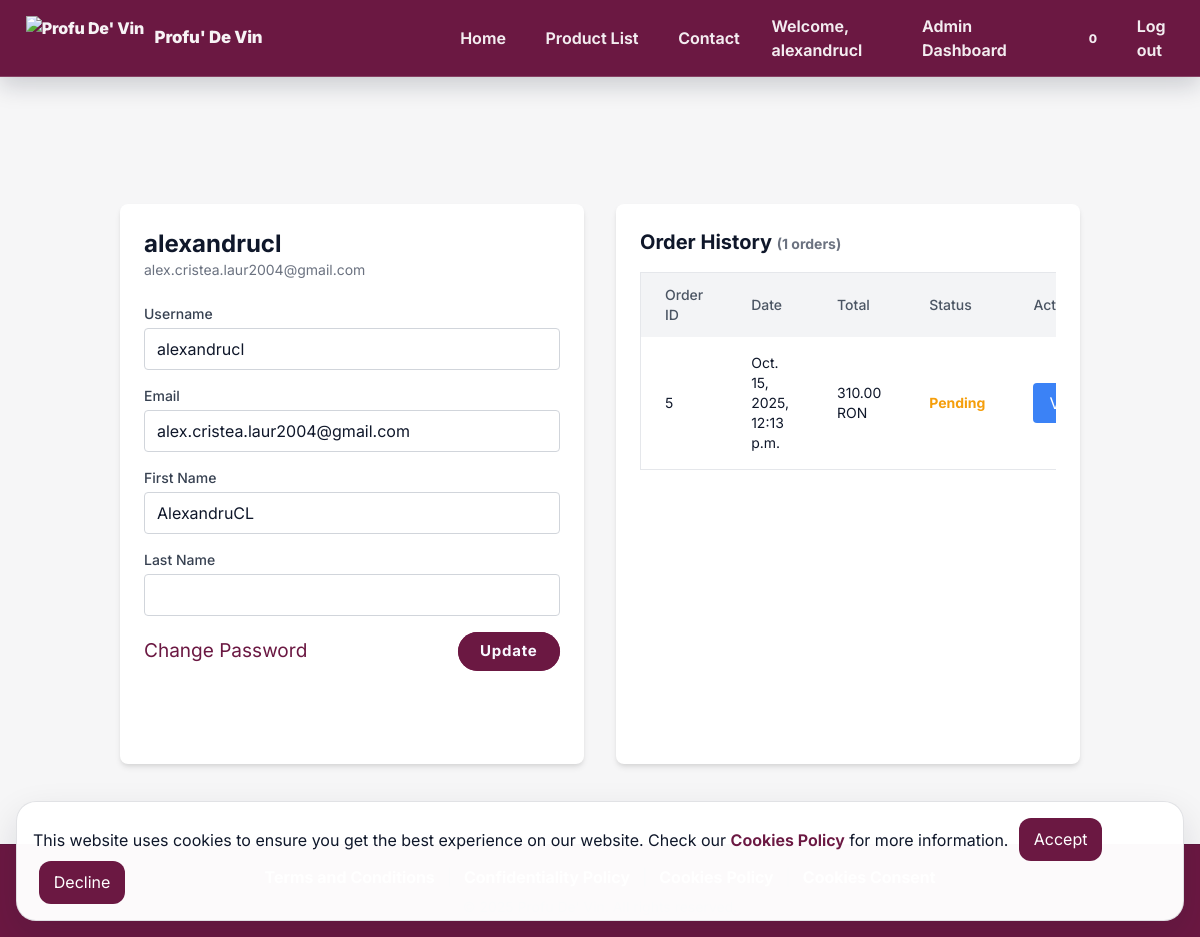
Screenshot of /profile (signed in) with the database file from the repository.
### my_app/models.py (models this page shows, shortened)
class Order(models.Model):
    user = models.ForeignKey(User, on_delete=models.CASCADE)
    created_at = models.DateTimeField(default=timezone.now)
    first_name = models.CharField(max_length=30,default='')
    last_name = models.CharField(max_length=30,default='')
    email = models.EmailField(max_length=254, default='')
    phone_number = models.CharField(max_length=15, default='')
    address = models.CharField(max_length=255 , null=True)
    city = models.CharField(max_length=100, null=True)
    county = models.CharField(max_length=100, default='')
    postal_code = models.CharField(max_length=6, null=True)
    total_price = models.DecimalField(max_digits=10, decimal_places=2)
    status = models.CharField(max_length=20, default='Pending')
    wines = models.ManyToManyField(Wines, through='OrderItem', related_name='orders')
    spirits = models.ManyToManyField(Spirits, through='OrderItem', related_name='orders')

### my_app/views.py (the view)
# urls.py: path('profile', views.profile_view, name='profile_view'),
@login_required
def profile_view(request):
    user = request.user
    orders = Order.objects.filter(user=request.user).order_by('-created_at')
    storage = get_messages(request)
    profile_messages = [message for message in storage if 'profile-' in message.tags]
    has_usable_password = user.has_usable_password()
    return render(request, 'my_app/profile.html', {
        'user': user,
        'orders': orders,
        'profile_messages': profile_messages,
        'has_usable_password': has_usable_password
    })

### my_app/context_processors.py (called while the page is built)
def cart_item_count(request):
    if request.user.is_authenticated:
        cart_items = CartItem.objects.filter(cart__user=request.user)
        return {'cart_item_count': cart_items.count()}
    return {'cart_item_count': 0}

### my_app/templatetags/custom_filters.py (called while the page is built)
@register.filter(name='has_group')
def has_group(user, group_name):
    return user.groups.filter(name=group_name).exists()

### templates/my_app/profile.html (shortened to what this page needs)
{% extends 'my_app/base.html' %}
{% block content %}
    <main class="container mx-auto px-4 sm:px-6 lg:px-8 py-10 marginpage">
        <div class="grid grid-cols-1 md:grid-cols-2 gap-8 mt-5">
            <div class="bg-white rounded-lg shadow-md p-6 fixed-height">
                <div class="flex items-center mb-6">
                    <div>
                        <h1 class="text-2xl font-bold">{{ user.username }}</h1>
                        <p class="text-sm text-gray-500">{{ user.email }}</p>
                    </div>
                </div>
                <form action="{% url 'profile_update' %}" method="post" class="space-y-4">
                    <div>
                        <label for="username" class="block text-sm font-medium text-gray-700">Username</label>
                        <input type="text" id="username" name="username" value="{{ user.username }}" class="w-full mt-1 px-3 py-2 border rounded" required>
                    </div>
                    <div>
                        <label for="email" class="block text-sm font-medium text-gray-700">Email</label>
                        <input type="email" id="email" name="email" value="{{ user.email }}" class="w-full mt-1 px-3 py-2 border rounded" required>
                    </div>
                    <div>
                        <label for="first_name" class="block text-sm font-medium text-gray-700">First Name</label>
                        <input type="text" id="first_name" name="first_name" value="{{ user.first_name }}" class="w-full mt-1 px-3 py-2 border rounded" required>
                    </div>
                    <div>
                        <label for="last_name" class="block text-sm font-medium text-gray-700">Last Name</label>
                        <input type="text" id="last_name" name="last_name" value="{{ user.last_name }}" class="w-full mt-1 px-3 py-2 border rounded" required>
                    </div>
                    <div class="flex justify-between items-center">
                        <a href="{% url 'logout_and_reset_password' %}" class="pswdtext">Change Password</a>
                        <span class="update"><button type="submit"><span>Update</span></button></span>
                    </div>
                </form>
            </div>
            <div class="bg-white rounded-lg shadow-md p-6 fixed-height">
                <h2 class="text-xl font-bold mb-4">Order History <span class="text-sm text-gray-500"> ({{ orders|length }} orders)</span></h2>
                <div class="overflow-x-auto">
                    <table class="min-w-full bg-white border rounded-lg">
                        <thead class="bg-gray-100">
                            <tr>
                                <th class="px-6 py-3 text-left text-sm font-medium text-gray-600">Order ID</th>
                                <th class="px-6 py-3 text-left text-sm font-medium text-gray-600">Date</th>
                                <th class="px-6 py-3 text-left text-sm font-medium text-gray-600">Total</th>
                                <th class="px-6 py-3 text-left text-sm font-medium text-gray-600">Status</th>
                                <th class="px-6 py-3 text-left text-sm font-medium text-gray-600">Actions</th>
                            </tr>
                        </thead>
                        <tbody>
                            {% for order in orders %}
                            <tr class="hover:bg-gray-50">
                                <td class="px-6 py-4 text-sm">{{ order.id }}</td>
                                <td class="px-6 py-4 text-sm">{{ order.created_at }}</td>
                                <td class="px-6 py-4 text-sm">{{ order.total_price }} RON</td>
                                <td class="px-6 py-4 text-sm">
                                    {% if order.status == 'Pending' %}
                                        <span class="text-yellow-500 font-bold">Pending</span>
                                    {% elif order.status == 'Done' %}
                                        <span class="text-green-500 font-bold">Done</span>
                                    {% else %}
                                        <span class="text-gray-500 font-bold">{{ order.status }}</span>
                                    {% endif %}
                                </td>
                                <td class="px-6 py-4">
                                    <button onclick="openModal({{ order.id }})" class="bg-blue-500 text-white px-4 py-2 rounded hover:bg-blue-600">View</button>
                                </td>
                            </tr>
                            {% endfor %}
                        </tbody>
                    </table>
                </div>
            </div>
        </div>
    </main>
{% endblock %}

### templates/my_app/header.html (shortened to what this page needs)
{% load static %}
{% load custom_filters %}
<header class="site-header">
    <div class="site-container site-container-fluid">
        <nav class="site-header-inner" aria-label="Primary">
            <div class="site-header-left" aria-label="Brand">
                <a class="site-brand" href="/home" aria-label="Home">
                    <img src="{% static 'images/logo.png' %}" alt="Profu De' Vin" />
                    <span class="site-brand-text">Profu' De Vin</span>
                </a>
            </div>
            <div class="site-header-center desktop-only" aria-label="Primary links">
                <div class="site-navlinks">
                    <a href="/home" class="site-link">Home</a>
                    <a href="/home/product_list" class="site-link">Product List</a>
                    <a href="/home/contact" class="site-link">Contact</a>
                </div>
            </div>
            <div class="site-header-right" aria-label="Account and actions">
                <div class="site-navlinks desktop-only">
                    {% if user.is_authenticated %}
                        <a href="{% url 'profile_view' %}" class="site-link">Welcome, {{ user.username }}</a>
                        {% if user.is_superuser or user|has_group:"Product Population" %}
                            <a href="{% url 'admin_dashboard' %}" class="site-link">Admin Dashboard</a>
                        {% endif %}
                        <a href="{% url 'cart_view' %}" class="site-link site-cart" aria-label="Cart">
                            <span class="site-cart-logo" aria-hidden="true"></span>
                            <span class="site-cart-count cart-count">{{ cart_item_count }}</span>
                        </a>
                        <a href="{% url 'logout_view' %}?next={{ request.path }}" class="site-link" id="logout-link">Log out</a>
                    {% else %}
                        <a href="{% url 'login' %}?next={{ request.path }}" class="site-link">Log in</a>
                        <a href="{% url 'signup' %}?next={{ request.path }}" class="site-link">Sign up</a>
                    {% endif %}
                </div>
            </div>
        </nav>
    </div>
</header>

### static/css/site.css (style rules this page uses)
:root { --brand: #6b1842; --brand-dark: #4f0f2b; --brand-accent: #ac1c64; --brand-ink: #3b0c24; --surface: #ffffff; --page-bg: #f6f6f7; --border: rgba(15, 23, 42, 0.12); --border-strong: rgba(15, 23, 42, 0.18); --shadow-sm: 0 0.25rem 0.75rem rgba(15, 23, 42, 0.08); --shadow-md: 0 0.9rem 2.25rem rgba(15, 23, 42, 0.12); --radius-sm: 0.6rem; --radius-md: 0.9rem; --radius-lg: 1.25rem; --header-height: 4.75rem; }
html, body { height: 100%; }
html { scrollbar-width: thin; scrollbar-color: rgba(255, 255, 255, 0.85) var(--brand); }
.site-body { margin: 0; background: var(--page-bg); color: #0f172a; }
.site-container { max-width: 1100px; margin: 0 auto; padding-left: 1rem; padding-right: 1rem; }
.site-container-fluid { max-width: none; }
.site-header { position: fixed; top: 0; left: 0; right: 0; z-index: 1000; background: var(--brand); border-bottom: 1px solid rgba(255, 255, 255, 0.18); box-shadow: 0 0.55rem 1.4rem rgba(15, 23, 42, 0.18); backdrop-filter: blur(10px); }
.site-header::before { content: ""; position: absolute; top: 0; left: 0; right: 0; height: 3px; background: var(--brand); }
.site-header-inner { height: var(--header-height); display: grid; grid-template-columns: 1fr auto 1fr; align-items: center; column-gap: 0.75rem; width: 100%; }
.site-header-left { justify-self: start; display: flex; align-items: center; min-width: 0; }
.site-header-center { justify-self: center; }
.site-header-center .site-navlinks { justify-content: center; }
.site-header-right { justify-self: end; display: flex; align-items: center; gap: 0.75rem; min-width: 0; }
.site-brand { display: inline-flex; align-items: center; gap: 0.65rem; text-decoration: none; color: rgba(255, 255, 255, 0.95); font-weight: 850; letter-spacing: -0.01em; padding: 0.35rem 0.55rem; border-radius: 0.85rem; border: 1px solid transparent; transition: background-color 0.15s, transform 0.15s, border-color 0.15s; }
.site-brand img { height: 2.75rem; width: auto; }
.site-brand-text { white-space: nowrap; font-size: 1.05rem; }
.site-navlinks { display: flex; align-items: center; gap: 1.25rem; }
.site-link { font-weight: 650; color: rgba(255, 255, 255, 0.92); text-decoration: none; padding: 0.4rem 0.55rem; border-radius: 0.65rem; border: 1px solid transparent; transition: background-color 0.15s, color 0.15s, transform 0.15s; }
.site-cart { display: inline-flex; align-items: center; gap: 0.35rem; }
.site-cart-logo { width: 2rem; height: 2rem; background-image: url("../images/cartlogo/cartlogo2.png"); background-size: cover; background-position: center; transition: transform 0.15s, background-image 0.15s; }
.site-cart-count { font-size: 0.75rem; font-weight: 800; color: rgba(255, 255, 255, 0.92); transform: translateY(1px); }

### templates/my_app/profile.html (style rules this page uses)
html, body { height: 100%; margin: 0; }
body { font-family: 'Inter', sans-serif; background: linear-gradient(to bottom, #f3f4f6, #ffffff); color: #1a202c; }
.pswdtext { color : #6b1842; font-size: 1.19rem; font-weight: 400; }
.update button { outline: none; cursor: pointer; border: none; padding: 0.5rem 1.4rem; margin: 0; font-family: inherit; font-size: inherit; position: relative; display: inline-block; letter-spacing: 0.05rem; font-weight: 700; font-size: 15px; border-radius: 500px; overflow: hidden; background: #8c2a5b; color: ghostwhite; }
.update button span { position: relative; z-index: 10; transition: color 0.4s; }
.update button::before, .update button::after { position: absolute; top: 0; left: 0; width: 100%; height: 100%; z-index: 0; }
.update button::before { content: ""; background: #6b1842; width: 120%; left: -10%; transform: skew(30deg); transition: transform 0.4s cubic-bezier(0.3, 1, 0.8, 1); }
input { border: 1px solid #d1d5db; padding: 0.5rem 0.75rem; font-size: 1rem; border-radius: 0.375rem; transition: border-color 0.15s ease-in-out, box-shadow 0.15s ease-in-out; }
.marginpage { margin-top: 3rem; }
.fixed-height { height: 35rem; overflow-y: auto; }

### rows the page displays
Order: id "5", created_at "Oct. 15, 2025, 12:13 p.m.", total_price "310.00", status "Pending"

### other values shown
{{ user.username }} "alexandrucl"
{{ cart_item_count }} "0"
{{ user.email }} "alex.cristea.laur2004@gmail.com"
{{ orders|length }} "1"
